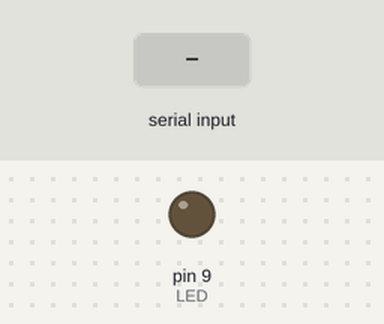
Bench run of a sketch on a simulated Arduino Uno, built with avr-gcc and run on an emulated ATmega328P. Shown: output pins drawn as LEDs (lit = HIGH). Inputs (shaded band) come from the test bench.

Above: at 1.2 s.
1.3 s: "1" received over Serial
At 2.2 s:
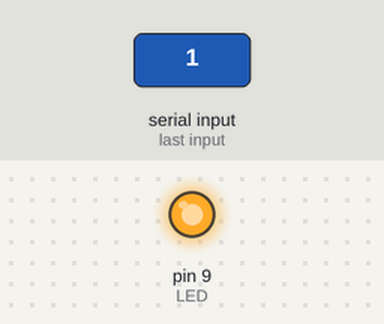
2.8 s: "o" received over Serial
At 3.4 s:
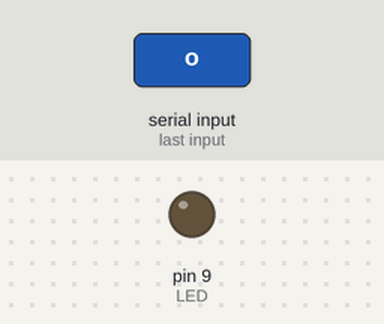
4.3 s: "0" received over Serial
At 5.7 s:
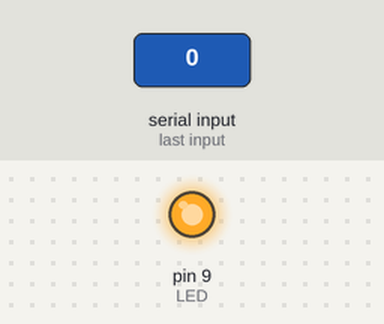
Timing chart, 0 to 7.3 s (numbered marks = the images above; inputs shaded):
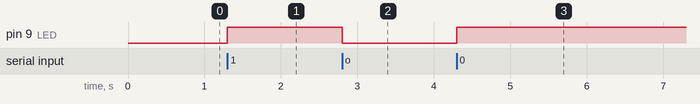

The sketch:

ledByMask.ino
```cpp
const int LED = 9;

void setup() {
  Serial.begin(9600);
  pinMode(LED, OUTPUT);
}

void loop() {
  if (Serial.available() > 0) {
    char x = Serial.read();

    if (x == 'o') {
      digitalWrite(LED, LOW);
    } else {
      digitalWrite(LED, HIGH);
    }
  }

}
```

Measured:
- after the input at 1.3 s, pin 9 (LED): LOW → HIGH at once
- after the input at 2.8 s, pin 9 (LED): HIGH → LOW at once
- after the input at 4.3 s, pin 9 (LED): LOW → HIGH at once
